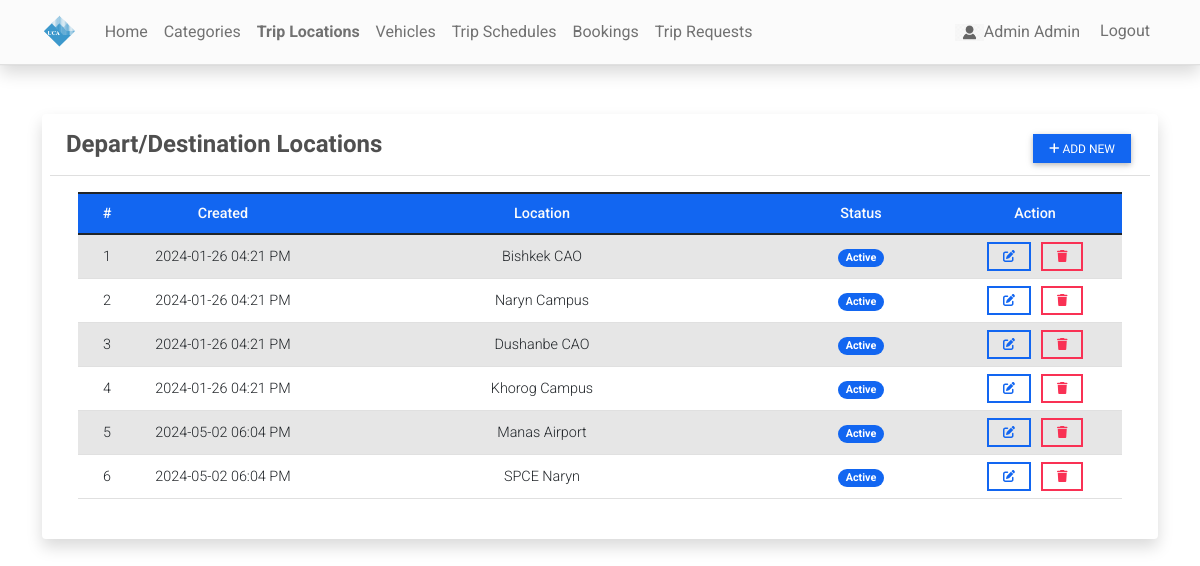
/location (signed in), run on the app's committed database.
### reservationApp/models.py (models this page shows, shortened)
class Location(models.Model):
    location = models.CharField(max_length=250)
    status = models.CharField(max_length=2, choices=(('1','Active'),('2','Inactive')), default=1)
    date_created = models.DateTimeField(default=timezone.now)
    date_updated = models.DateTimeField(auto_now=True)

### reservationApp/views.py (the view)
# urls.py: path('location',views.location_mgt,name='location-page'),
@user_passes_test(admin_check)
def location_mgt(request):
    context['page_title'] = "Locations"
    locations = Location.objects.all()
    context['locations'] = locations
    return render(request, 'location_mgt.html', context)

### reservationApp/views.py (called while the page is built)
def admin_check(user):
    return user.is_staff

### reservationApp/templates/location_mgt.html (shortened to what this page needs)
{% extends 'base.html' %} {% block pageContent %}
<div class="col-lg-12 col-md-12 col-sm-12 col-xs-12">
    <div class="card card-default p-2 shadow ">
        <div class="card-header">
            <div class="d-flex w-100 align-items-center justify-content-between">
                <h4 class="card-title fw-bold">Depart/Destination Locations</h4>
                <div class="tools">
                    <button type="button" class="btn btn-primary btn-sm" id='add_new'><i class="fa fa-plus"></i> Add New</button>
                </div>
            </div>
        </div>
        <div class="card-body">
            <div class="container-fluid">
                <table class="table table-striped" id="location-list">
                    <colgroup>
                        <col width="5%">
                        <col width="15%">
                        <col width="40%">
                        <col width="15%">
                        <col width="15%">
                    </colgroup>
                    <thead>
                        <tr class="bg-primary bg-opacity-50 text-light">
                            <th class="px-2 py-2 text-center">#</th>
                            <th class="px-2 py-2 text-center">Created</th>
                            <th class="px-2 py-2 text-center">Location</th>
                            <th class="px-2 py-2 text-center">Status</th>
                            <th class="px-2 py-2 text-center">Action</th>
                        </tr>
                    </thead>
                    <tbody class="text-center">
                        {% for location in locations %}
                        <tr>
                            <td class="px-2 py-1 align-middle">{{ forloop.counter }}</td>
                            <td class="px-2 py-1 align-middle">{{ location.date_created|date:"Y-m-d h:i A" }}</td>
                            <td class="px-2 py-1 align-middle">{{ location.location }}</td>
                            <td class="px-1 py-1 align-middle text-center">
                                {% if location.status == '1' %}
                                <span class="badge bg-primary rounded-pill px-2">Active</span> {% else %}
                                <span class="badge bg-secondary rounded-pill px-2">Inactive</span> {% endif %}
                            </td>
                            <td class="px-2 py-1 align-middle text-center">
                                <a class="btn btn-outline-primary btn-sm edit-data" href="javascript:void(0)" data-id="{{ location.pk }}" title="Edit">
                                    <i class="fa fa-edit"></i>
                                </a>
                                <button class="btn btn-outline-danger btn-sm delete-data" type="button" data-id="{{ location.pk }}" title="Delete">
                                    <i class="fa fa-trash"></i>
                                </button>
                            </td>
                        </tr>
                        {% endfor %}
                    </tbody>
                </table>
            </div>
        </div>
    </div>
</div>
{% endblock pageContent %}

### reservationApp/templates/topNavigation.html (shortened to what this page needs)
{% load static %}
<header>
    <nav class="navbar navbar-expand-lg navbar-light bg-light fixed-top shadow border-bottom">
        <div class="container">
            <a class="navbar-brand" href="{% url 'home-page' %}">
                <img src="{{ MEDIA_URL }}/uploads/logo.png" height="16" alt="{{ MEDIA_URL }}" loading="lazy" style="margin-top: -3px;" />
            </a>
            <div class="collapse navbar-collapse" id="navbarExample01">
                <ul class="navbar-nav me-auto mb-2 mb-lg-0" id="topNav">
                    <li class="nav-item">
                        <a class="nav-link" aria-current="page" href="{% url 'home-page' %}">Home</a>
                    </li>
                    {% if user.is_staff %}
                    <li class="nav-item">
                        <a class="nav-link" aria-current="page" href="{% url 'category-page' %}">Categories</a>
                    </li>
                    <li class="nav-item">
                        <a class="nav-link" aria-current="page" href="{% url 'location-page' %}">Trip Locations</a>
                    </li>
                    <li class="nav-item">
                        <a class="nav-link" aria-current="page" href="{% url 'bus-page' %}">Vehicles</a>
                    </li>
                    <li class="nav-item">
                        <a class="nav-link" aria-current="page" href="{% url 'schedule-page' %}">Trip Schedules</a>
                    </li>
                     <li class="nav-item">
                        <a class="nav-link" aria-current="page" href="{% url 'booking-page' %}">Bookings</a>
                    </li>
                    <li class="nav-item">
                        <a class="nav-link" href="{% url 'trip_request_list' %}">Trip Requests</a>
                      </li>
                    {% endif %}
                </ul>
                <ul class="navbar-nav d-flex flex-row">
                    {% if user.id %} {% if user.profile.user_type == 1 %} {% endif %}
                    <li class="nav-item me-3 me-lg-0">
                        <a class="nav-link" href="{% url 'profile' %}">
                            <span class="me-1"><img src="{{ MEDIA_URL }}/default/images.png" alt="User Avatar" id="user-avatar">{{ user.first_name }} {{user.last_name}}</span>
                        </a>
                    </li>
                    <li class="nav-item me-3 me-lg-0">
                        <a class="nav-link" href="{% url 'logout' %}">Logout</a>
                    </li>
                    {% endif %}
                </ul>
            </div>
        </div>
    </nav>
</header>

### static/assets/default/css/style.css (style rules this page uses)
html, body { height: 100%; width: 100%; max-height: 100%; overflow: auto; display: flex; flex-direction: column; }
body>header { flex-shrink: auto; }
#user-avatar { width: 1.8rem; height: 1.8rem; object-fit: scale-down; object-position: center center; }
.navbar-brand>img { height: 2em; }
.nav-item.active a.nav-link { font-weight: bolder !important; }

### reservationApp/templates/base.html (style rules this page uses)
h4.card-title { display: inline-block; font-family: 'Oswald', sans-serif; text-shadow: none; }
.btn { border-radius: 0; margin: 3px; text-transform: uppercase; font-family: 'Oswald', sans-serif; }

### data on the page
Location: date_created "2024-01-26 04:21 PM", location "Bishkek CAO", status "Active"
Location: date_created "2024-01-26 04:21 PM", location "Naryn Campus", status "Active"
Location: date_created "2024-01-26 04:21 PM", location "Dushanbe CAO", status "Active"
Location: date_created "2024-01-26 04:21 PM", location "Khorog Campus", status "Active"
Location: date_created "2024-05-02 06:04 PM", location "Manas Airport", status "Active"
Location: date_created "2024-05-02 06:04 PM", location "SPCE Naryn", status "Active"

### other printed values
{{ user.first_name }} "Admin"
{{ user.last_name }} "Admin"
